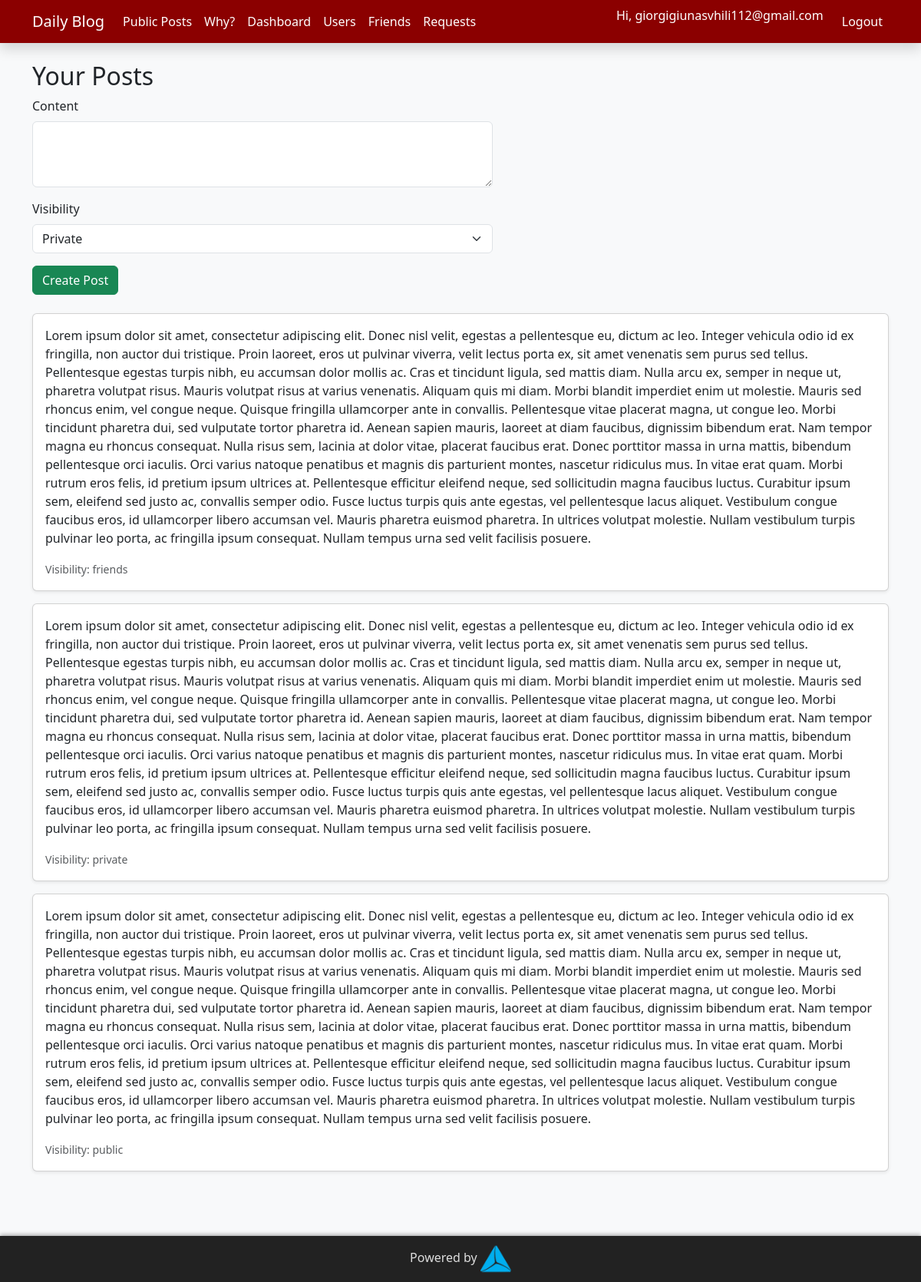
Page /dashboard (signed in) on the committed database.
### models.py (models this page shows)
class User(db.Model, UserMixin):
    id = db.Column(db.Integer, primary_key=True)
    username = db.Column(db.String(80), unique=True, nullable=False)
    password = db.Column(db.String(200), nullable=False)
    posts = db.relationship('Post', backref='author', lazy=True)
    friends = db.relationship('User', secondary=friendship,
        primaryjoin=(friendship.c.user_id == id),
        secondaryjoin=(friendship.c.friend_id == id),
        backref='friend_of')
    def is_admin(self): return self.username.lower() == 'admin'

class Post(db.Model):
    id = db.Column(db.Integer, primary_key=True)
    content = db.Column(db.Text, nullable=False)
    visibility = db.Column(db.String(10), nullable=False)
    user_id = db.Column(db.Integer, db.ForeignKey('user.id'), nullable=False)

### routes.py (the view)
@app.route('/dashboard', methods=['GET', 'POST'])
@login_required
def dashboard():
    form = PostForm()
    if form.validate_on_submit():
        db.session.add(Post(content=form.content.data, visibility=form.visibility.data, author=current_user))
        db.session.commit(); flash('Post created!')
        return redirect(url_for('dashboard'))
    posts = Post.query.filter_by(user_id=current_user.id).order_by(Post.id.desc()).all()
    return render_template('dashboard.html', form=form, posts=posts)

### forms.py
class PostForm(BaseForm): submit = SubmitField('Create Post')

### routes.py (called while the page is built)
@login.user_loader
def load_user(user_id): return db.session.get(User, int(user_id))

### templates/dashboard.html (shortened to what this page needs)
{% extends "base.html" %}
{% block content %}
  <h2>Your Posts</h2>
  <form method="POST" class="mb-4" style="max-width:600px;">
    <div class="mb-3">
      {{ form.content.label(class="form-label") }}
      {{ form.content(class="form-control", rows="3") }}
    </div>
    <div class="mb-3">
      {{ form.visibility.label(class="form-label") }}
      {{ form.visibility(class="form-select") }}
    </div>
    {{ form.submit(class="btn btn-success") }}
  </form>
  {% for post in posts %}
    <div class="card mb-3 shadow-sm">
      <div class="card-body">
        <p>{{ post.content }}</p>
        <small class="text-muted">Visibility: {{ post.visibility }}</small>
      </div>
    </div>
  {% else %}
    <p>You have no posts yet.</p>
  {% endfor %}
{% endblock %}

### templates/base.html (shortened to what this page needs)
<!DOCTYPE html>
<html lang="en">
<head>
  <link href="https://cdn.jsdelivr.net/npm/bootstrap@5.3.0/dist/css/bootstrap.min.css" rel="stylesheet" />
</head>
<body>
<nav class="navbar navbar-expand-lg navbar-dark shadow">
  <div class="container">
    <a class="navbar-brand" href="{{ url_for('home') }}">Daily Blog</a>
    <div class="collapse navbar-collapse" id="navbarNav">
      <ul class="navbar-nav me-auto mb-2 mb-lg-0">
        <li class="nav-item"><a class="nav-link" href="{{ url_for('home') }}">Public Posts</a></li>
        <li class="nav-item"><a class="nav-link" href="{{ url_for('why') }}">Why?</a></li>
        {% if current_user.is_authenticated %}
          <li class="nav-item"><a class="nav-link" href="{{ url_for('dashboard') }}">Dashboard</a></li>
          <li class="nav-item"><a class="nav-link" href="{{ url_for('users') }}">Users</a></li>
          <li class="nav-item"><a class="nav-link" href="{{ url_for('friends') }}">Friends</a></li>
          <li class="nav-item"><a class="nav-link" href="{{ url_for('requests') }}">Requests</a></li>
        {% endif %}
      </ul>
      <ul class="navbar-nav">
        {% if current_user.is_authenticated %}
          <li class="nav-item"><span class="navbar-text me-3 text-white">Hi, {{ current_user.username }}</span></li>
          <li class="nav-item"><a class="nav-link" href="{{ url_for('logout') }}">Logout</a></li>
        {% else %}
          <li class="nav-item"><a class="nav-link" href="{{ url_for('login') }}">Login</a></li>
          <li class="nav-item"><a class="nav-link" href="{{ url_for('register') }}">Register</a></li>
        {% endif %}
      </ul>
    </div>
  </div>
</nav>
<div class="container my-4">
  {% block content %}{% endblock %}
</div>
<footer>
  <div>
    Powered by
    <a href="https://tbceducation.ge" target="_blank" rel="noopener" style="color:#ffc107; text-decoration:none;">
      <img src="{{ url_for('static', filename='tbc.png') }}" alt="TBC Logo" />
    </a>
  </div>
</footer>
</body>
</html>

### templates/base.html (style rules this page uses)
body { background-color: #f8f9fa; padding-bottom: 120px; }
.navbar { background-color: #8B0000 !important; }
.navbar .nav-link, .navbar-brand { color: #fff !important; }
footer { position: fixed; bottom: 0; width: 100%; background-color: #222; color: #ddd; padding: 10px 0; text-align: center; box-shadow: 0 -2px 5px rgba(0,0,0,0.3); z-index: 9999; }
footer img { height: 40px; vertical-align: middle; }

### rows in the picture
User: username "giorgigiunasvhili112@gmail.com"
Post: content "Lorem ipsum dolor sit amet, consectetur adipiscing elit. Donec nisl velit, egestas a pellentesque eu, dictum ac leo. Integer vehicula odio id ex fringilla, non auctor dui tristique. Proin laoreet, eros ut pulvinar viverra, velit lectus porta ex, sit amet venenatis sem purus sed tellus. Pellentesque egestas turpis nibh, eu accumsan dolor mollis ac. Cras et tincidunt ligula, sed mattis diam. Nulla arcu ex, semper in neque ut, pharetra volutpat risus. Mauris volutpat risus at varius venenatis. Aliquam quis mi diam. Morbi blandit imperdiet enim ut molestie. Mauris sed rhoncus enim, vel congue neque. Quisque fringilla ullamcorper ante in convallis. Pellentesque vitae placerat magna, ut congue…", visibility "friends"
Post: content "Lorem ipsum dolor sit amet, consectetur adipiscing elit. Donec nisl velit, egestas a pellentesque eu, dictum ac leo. Integer vehicula odio id ex fringilla, non auctor dui tristique. Proin laoreet, eros ut pulvinar viverra, velit lectus porta ex, sit amet venenatis sem purus sed tellus. Pellentesque egestas turpis nibh, eu accumsan dolor mollis ac. Cras et tincidunt ligula, sed mattis diam. Nulla arcu ex, semper in neque ut, pharetra volutpat risus. Mauris volutpat risus at varius venenatis. Aliquam quis mi diam. Morbi blandit imperdiet enim ut molestie. Mauris sed rhoncus enim, vel congue neque. Quisque fringilla ullamcorper ante in convallis. Pellentesque vitae placerat magna, ut congue…", visibility "private"
Post: content "Lorem ipsum dolor sit amet, consectetur adipiscing elit. Donec nisl velit, egestas a pellentesque eu, dictum ac leo. Integer vehicula odio id ex fringilla, non auctor dui tristique. Proin laoreet, eros ut pulvinar viverra, velit lectus porta ex, sit amet venenatis sem purus sed tellus. Pellentesque egestas turpis nibh, eu accumsan dolor mollis ac. Cras et tincidunt ligula, sed mattis diam. Nulla arcu ex, semper in neque ut, pharetra volutpat risus. Mauris volutpat risus at varius venenatis. Aliquam quis mi diam. Morbi blandit imperdiet enim ut molestie. Mauris sed rhoncus enim, vel congue neque. Quisque fringilla ullamcorper ante in convallis. Pellentesque vitae placerat magna, ut congue…", visibility "public"
